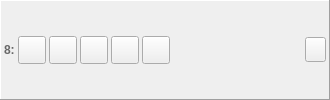
     <widget class="QFrame" name="horizontalFrame_8">
      <property name="enabled">
       <bool>true</bool>
      </property>
      <property name="sizePolicy">
       <sizepolicy hsizetype="Expanding" vsizetype="Fixed">
        <horstretch>0</horstretch>
        <verstretch>0</verstretch>
       </sizepolicy>
      </property>
      <property name="minimumSize">
       <size>
        <width>330</width>
        <height>0</height>
       </size>
      </property>
      <property name="contextMenuPolicy">
       <enum>Qt::ActionsContextMenu</enum>
      </property>
      <property name="autoFillBackground">
       <bool>false</bool>
      </property>
      <property name="frameShape">
       <enum>QFrame::Panel</enum>
      </property>
      <property name="frameShadow">
       <enum>QFrame::Raised</enum>
      </property>
      <layout class="QHBoxLayout" name="horizontalLayout_8">
       <property name="spacing">
        <number>3</number>
       </property>
       <property name="leftMargin">
        <number>3</number>
       </property>
       <property name="topMargin">
        <number>3</number>
       </property>
       <property name="rightMargin">
        <number>3</number>
       </property>
       <property name="bottomMargin">
        <number>3</number>
       </property>
       <item>
        <widget class="QLabel" name="label_22">
         <property name="enabled">
          <bool>true</bool>
         </property>
         <property name="sizePolicy">
          <sizepolicy hsizetype="Fixed" vsizetype="Fixed">
           <horstretch>0</horstretch>
           <verstretch>0</verstretch>
          </sizepolicy>
         </property>
         <property name="palette">
          <palette>
           <active>
            <colorrole role="WindowText">
             <brush brushstyle="SolidPattern">
              <color alpha="255">
               <red>104</red>
               <green>104</green>
               <blue>104</blue>
              </color>
             </brush>
            </colorrole>
           </active>
           <inactive>
            <colorrole role="WindowText">
             <brush brushstyle="SolidPattern">
              <color alpha="255">
               <red>104</red>
               <green>104</green>
               <blue>104</blue>
              </color>
             </brush>
            </colorrole>
           </inactive>
           <disabled>
            <colorrole role="WindowText">
             <brush brushstyle="SolidPattern">
              <color alpha="255">
               <red>120</red>
               <green>120</green>
               <blue>120</blue>
              </color>
             </brush>
            </colorrole>
           </disabled>
          </palette>
         </property>
         <property name="font">
          <font>
           <weight>75</weight>
           <bold>true</bold>
          </font>
         </property>
         <property name="text">
          <string>8:</string>
         </property>
         <property name="margin">
          <number>5</number>
         </property>
        </widget>
       </item>
       <item>
        <widget class="QToolButton" name="buttonMountDisk_8">
         <property name="enabled">
          <bool>true</bool>
         </property>
         <property name="minimumSize">
          <size>
           <width>28</width>
           <height>28</height>
          </size>
         </property>
         <property name="maximumSize">
          <size>
           <width>28</width>
           <height>28</height>
          </size>
         </property>
        </widget>
       </item>
       <item>
        <widget class="QToolButton" name="buttonMountFolder_8">
         <property name="enabled">
          <bool>true</bool>
         </property>
         <property name="minimumSize">
          <size>
           <width>28</width>
           <height>28</height>
          </size>
         </property>
         <property name="maximumSize">
          <size>
           <width>28</width>
           <height>28</height>
          </size>
         </property>
        </widget>
       </item>
       <item>
        <widget class="QToolButton" name="buttonSave_8">
         <property name="enabled">
          <bool>true</bool>
         </property>
         <property name="minimumSize">
          <size>
           <width>28</width>
           <height>28</height>
          </size>
         </property>
         <property name="maximumSize">
          <size>
           <width>28</width>
           <height>28</height>
          </size>
         </property>
         <property name="checkable">
          <bool>true</bool>
         </property>
        </widget>
       </item>
       <item>
        <widget class="QToolButton" name="autoSave_8">
         <property name="enabled">
          <bool>true</bool>
         </property>
         <property name="minimumSize">
          <size>
           <width>28</width>
           <height>28</height>
          </size>
         </property>
         <property name="maximumSize">
          <size>
           <width>28</width>
           <height>28</height>
          </size>
         </property>
         <property name="text">
          <string/>
         </property>
         <property name="checkable">
          <bool>false</bool>
         </property>
        </widget>
       </item>
       <item>
        <widget class="QToolButton" name="buttonEditDisk_8">
         <property name="enabled">
          <bool>true</bool>
         </property>
         <property name="minimumSize">
          <size>
           <width>28</width>
           <height>28</height>
          </size>
         </property>
         <property name="maximumSize">
          <size>
           <width>28</width>
           <height>28</height>
          </size>
         </property>
         <property name="checkable">
          <bool>false</bool>
         </property>
        </widget>
       </item>
       <item>
        <layout class="QVBoxLayout" name="verticalLayout_8">
         <property name="spacing">
          <number>0</number>
         </property>
         <property name="leftMargin">
          <number>5</number>
         </property>
         <property name="rightMargin">
          <number>5</number>
         </property>
         <item>
          <widget class="QLabel" name="labelFileName_8">
           <property name="enabled">
            <bool>true</bool>
           </property>
           <property name="sizePolicy">
            <sizepolicy hsizetype="Ignored" vsizetype="Fixed">
             <horstretch>0</horstretch>
             <verstretch>0</verstretch>
            </sizepolicy>
           </property>
           <property name="autoFillBackground">
            <bool>false</bool>
           </property>
           <property name="text">
            <string/>
           </property>
           <property name="textFormat">
            <enum>Qt::PlainText</enum>
           </property>
           <property name="wordWrap">
            <bool>false</bool>
           </property>
          </widget>
         </item>
         <item>
          <widget class="QLabel" name="labelImageProperties_8">
           <property name="enabled">
            <bool>true</bool>
           </property>
           <property name="sizePolicy">
            <sizepolicy hsizetype="Preferred" vsizetype="Fixed">
             <horstretch>0</horstretch>
             <verstretch>0</verstretch>
            </sizepolicy>
           </property>
           <property name="palette">
            <palette>
             <active>
              <colorrole role="WindowText">
               <brush brushstyle="SolidPattern">
                <color alpha="255">
                 <red>128</red>
                 <green>128</green>
                 <blue>128</blue>
                </color>
               </brush>
              </colorrole>
              <colorrole role="Mid">
               <brush brushstyle="SolidPattern">
                <color alpha="255">
                 <red>157</red>
                 <green>155</green>
                 <blue>144</blue>
                </color>
               </brush>
              </colorrole>
             </active>
             <inactive>
              <colorrole role="WindowText">
               <brush brushstyle="SolidPattern">
                <color alpha="255">
                 <red>128</red>
                 <green>128</green>
                 <blue>128</blue>
                </color>
               </brush>
              </colorrole>
              <colorrole role="Mid">
               <brush brushstyle="SolidPattern">
                <color alpha="255">
                 <red>157</red>
                 <green>155</green>
                 <blue>144</blue>
                </color>
               </brush>
              </colorrole>
             </inactive>
             <disabled>
              <colorrole role="WindowText">
               <brush brushstyle="SolidPattern">
                <color alpha="255">
                 <red>118</red>
                 <green>116</green>
                 <blue>108</blue>
                </color>
               </brush>
              </colorrole>
              <colorrole role="Mid">
               <brush brushstyle="SolidPattern">
                <color alpha="255">
                 <red>157</red>
                 <green>155</green>
                 <blue>144</blue>
                </color>
               </brush>
              </colorrole>
             </disabled>
            </palette>
           </property>
           <property name="textFormat">
            <enum>Qt::PlainText</enum>
           </property>
           <property name="alignment">
            <set>Qt::AlignLeading|Qt::AlignLeft|Qt::AlignVCenter</set>
           </property>
           <property name="wordWrap">
            <bool>false</bool>
           </property>
          </widget>
         </item>
        </layout>
       </item>
       <item>
        <widget class="QToolButton" name="buttonEject_8">
         <property name="enabled">
          <bool>true</bool>
         </property>
         <property name="minimumSize">
          <size>
           <width>21</width>
           <height>25</height>
          </size>
         </property>
         <property name="maximumSize">
          <size>
           <width>21</width>
           <height>25</height>
          </size>
         </property>
        </widget>
       </item>
      </layout>
     </widget>
